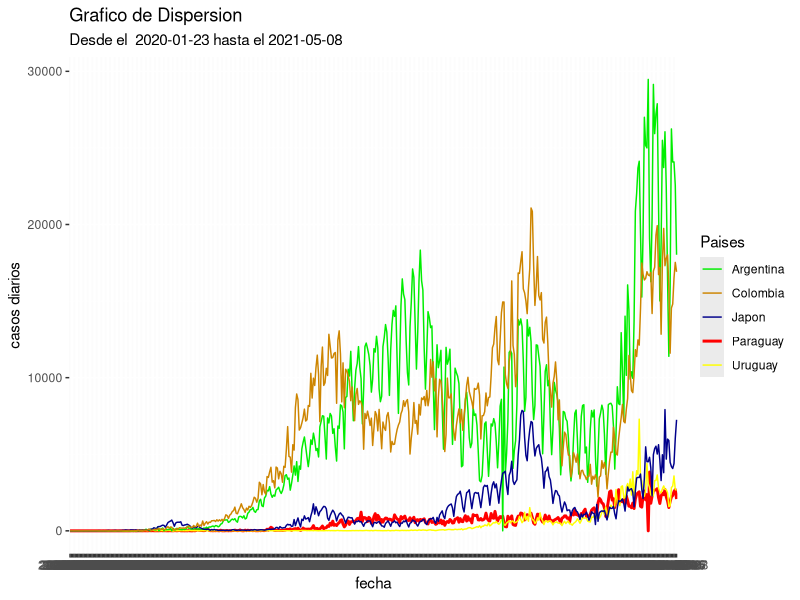

R code for this plot:
library(doBy)
library(ggplot2)
# Read the file
data <- read.csv("total_cases.csv")
# remove unused columns
data <- subset(data, select= -c(World, European.Union, Europe, Asia, North.America, South.America, Africa, Oceania))
# remove date
df_total_cases <- subset(data, select= -date)
# get subset dataframe for last row (last date)
df_total_cases <- tail(df_total_cases, n=1)
df_total_cases <- t(df_total_cases)
colnames(df_total_cases) <- 'Pais'
#extract py value
py_value <- df_total_cases['Paraguay',1]
py <- data.frame( Casos=py_value, row.names='Paraguay' )


    ##### 4 smallest countries + py ######

# get 4 samllest
df_smallest_cases <- df_total_cases[which.minn(df_total_cases,4),]
# insert in a dataframe structure
df_smallest_cases <- data.frame( Casos=df_smallest_cases )
#append py
df_smallest_cases <- rbind(df_smallest_cases,py)
print('Los 4 países con menores valores de total de casos positivos. + Py')
print(df_smallest_cases)



    ##### 4 largest countries + py ######


# get 4 largest
df_higher_cases <- df_total_cases[which.maxn(df_total_cases,4),]
# insert in a dataframe structure
df_higher_cases <- data.frame( Casos=df_higher_cases )
#append py
df_higher_cases <- rbind(df_higher_cases,py)
print('Los 4 países con mayores valores de total de casos positivos. + Py')
print(df_higher_cases)


    ##### cases per million section ######

# read csv
locations <- read.csv("locations.csv")
#deal with caracters in csv, so names are the same in the two dataframes
locations$location <- gsub(' ', '.', locations$location)
locations$location <- gsub('\'', '.', locations$location)
locations$location <- gsub('-', '.', locations$location)
locations$location <- gsub('[()]', '.', locations$location)
# merge, common data is country names so rownames in df_total_cases is same as location column in locations,
df_merge <- merge(x=df_total_cases, y=locations, by.x="row.names", by.y="location")
# new df with cases per million rounded, every country total cases from last late and his population
df_cases_per_million <- data.frame( row.names=rownames(df_total_cases), Casos= round (df_merge$Pais*1000000/df_merge$population) )
#extract py value
py_value_per_million <- df_cases_per_million['Paraguay',1]
py_per_million <- data.frame( Casos=py_value_per_million, row.names='Paraguay' )



    ##### 4 largest cases per million + py ######

# get nlargest indexes
sorted <- which.maxn(df_cases_per_million[,'Casos'],4)
# make dataframe
df_cases <- data.frame( Casos=df_cases_per_million[sorted,1] ,row.names = rownames(df_cases_per_million)[sorted] )
# append py
df_cases <- rbind(df_cases,py_per_million)
print('los 4 países con mayores casos positivos por millón de habitantes. + Py')
print(df_cases)



    ##### 4 smallest cases per million + py ######


sorted <- which.minn(df_cases_per_million[,'Casos'],4)
df_cases <- data.frame( Casos=df_cases_per_million[sorted,1] ,row.names = rownames(df_cases_per_million)[sorted] )
df_cases <- rbind(df_cases,py_per_million)
print('los 4 países con menores casos positivos por millón de habitantes. + Py')
print(df_cases)



    ##### Ejercicio e , last 10 days average all countries ######


df_average <- subset(data, select= -date)
df_average <- tail(df_average, n=11)
#apply diff function(to get cases per day) to all columns , margin = 1 is loop over rows, na.rm is to not count null
df_average <- apply(df_average,2,diff,na.rm=TRUE)
# mean and round
df_average <- apply(df_average,2,mean,na.rm=TRUE)
df_average <- sapply(df_average, round)
# make it dataframe structure
df_average <- data.frame( df_average )
# rename column name
colnames(df_average) <- 'Promedio diario de casos'
print('Promedio diario de casos positivos de los últimos 10 días de todos los países.')
print(head(df_average))



    ##### Ejercicio f , correlation cases per day ######



# last 15 rows cases per day
df_for_corr <- subset(data, select= -date)
df_for_corr <- tail(df_for_corr, n=16)
# get cases per day
df_for_corr <- data.frame(diff(as.matrix(df_for_corr)))
# define new dataframe with colnames loaded
df_corr <- data.frame(matrix(ncol = ncol(df_for_corr), nrow = 1))
colnames(df_corr) <- colnames(df_for_corr)
# correlation function per each column, default method is pearson, complete.obs to not computate null values
for (i in colnames(df_for_corr)){
    # temp is matrix[1,1]
    temp <- cor(df_for_corr[i],df_for_corr$Paraguay, use='complete.obs')
    df_corr[i] <- temp[1]
}
df_corr <- t(df_corr)
# colnames(df_corr) <- 'Correlacion con respecto a paraguay'
#order with ascending order, order returns indexes sorted , dataframe is not sorted
indexes <- order(df_corr, decreasing=TRUE)
# select the first 11 sorted indexes, cause paraguay will be 1st
indexes <- indexes[1:11]
# select sorted rows trough indexes, same to row names
df_corr <- data.frame( Correlacion=df_corr[indexes,1] ,row.names = rownames(df_corr)[indexes] )
print('Los países que tienen la mayor correlación en los últimos 15 días, con respecto a Paraguay.')
print(tail(df_corr,10))



    ##### Ejercicio g , grafico ######

print('Grafico')
# raw data
df_plot <- data
# move date to another dataframe
df_date <- subset(data, select= date)
# delete first date, cause when performing diff the first row is deleted, drop=FALSE is to maintain dataframe structure
df_date <- df_date[-c(1),,drop=FALSE]
arr <- c('Paraguay', 'Uruguay', 'Argentina', 'Japan', 'Colombia')
# get specific columns
df_plot <- subset(data, select= arr)
# get cases per day, diff funct
df_plot <- data.frame(diff(as.matrix(df_plot)))
#add date column
df_plot$date <- df_date$date
#replace NA with 0
df_plot[is.na(df_plot)] <- 0
#For line graphs, the data points must be grouped so that it knows which points to connect.
# In this case, it is simple -- all points should be connected, so group=1.
date <- paste('Desde el ', head(df_plot$date,1) , 'hasta el' , tail(df_plot$date,1) )
ggplot(data=df_plot)+
  geom_line(mapping=aes(x=date, y=Paraguay, color="Paraguay",group=1),size=1 ) +
  geom_line(mapping=aes(x=date, y=Uruguay, color="Uruguay", group=1)) +
  geom_line(mapping=aes(x=date, y=Argentina, color="Argentina", group=1)) +
  geom_line(mapping=aes(x=date, y=Japan, color="Japon", group=1)) +
  geom_line(mapping=aes(x=date, y=Colombia, color="Colombia", group=1)) +
  scale_color_manual(values = c(
    'Paraguay' = 'red',
    'Uruguay' = 'yellow',
    'Argentina' = 'green2',
    'Japon' = 'blue4',
    'Colombia' = 'orange3'
    )) +
  labs(color = 'Paises', title = 'Grafico de Dispersion', subtitle = date) +
  labs(x = 'fecha', y = 'casos diarios')